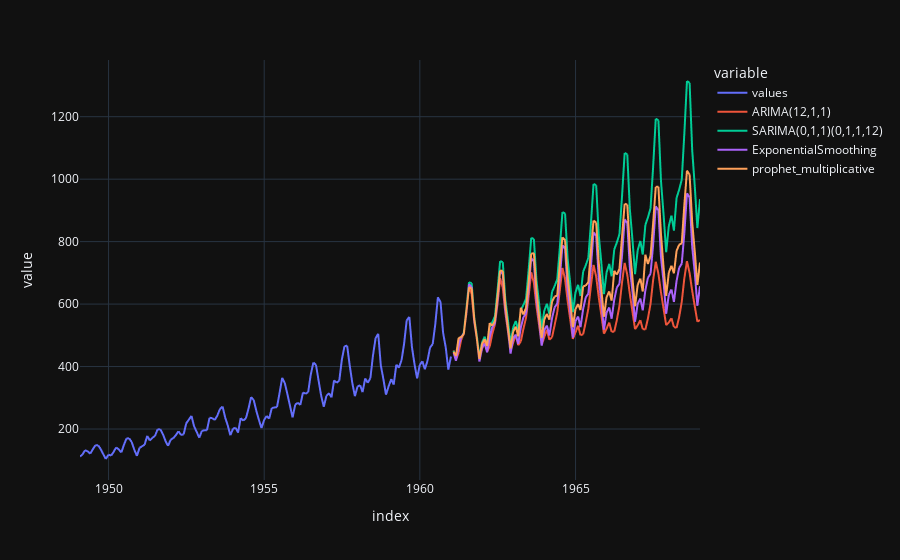

Notebook source saved alongside this figure:
### Markdown cell above
### SARIMA vs Exponential Smoothing vs Prophet

### Code cell
import numpy as np

df = series.to_frame()
df["values_log"] = np.log(df["values"])

df_forecast = utils.get_model_forecast(
    df, "values_log", order=(12, 1, 1), horizon=96, forecast_exp=True
)
df_forecast = utils.get_model_forecast(
    df_forecast,
    "values_log",
    order=(0, 1, 1),
    seasonal_order=(0, 1, 1, 12),
    horizon=96,
    forecast_exp=True,
)
df_forecast = utils.get_model_forecast_exponential_smoothing(
    df_forecast,
    "values",
    horizon=96,
    class_config={"trend": "add", "seasonal": "mul", "seasonal_periods": 12},
)
df_forecast = utils.get_model_forecast_prophet(
    df_forecast, "values", mode="multiplicative", horizon=96
)

df_forecast = df_forecast.drop(columns=["values_log"])
df_forecast.plot(color="variable")

### Figure 1 — Plotly figure (JSON) as saved in the notebook; plotly's stock layout.template omitted (floating-point values rounded to 4 significant figures; data arrays with more than 128 entries replaced by an {"elided": "..."} marker saying what was removed)
{"data": [{"hovertemplate": "variable=values<br>index=%{x}<br>value=%{y}<extra></extra>", "legendgroup": "values", "line": {"color": "#636efa", "dash": "solid"}, "marker": {"symbol": "circle"}, "mode": "lines", "name": "values", "showlegend": true, "type": "scattergl", "x": {"elided": "240 str values"}, "xaxis": "x", "y": {"elided": "240 int values"}, "yaxis": "y"}, {"hovertemplate": "variable=ARIMA(12,1,1)<br>index=%{x}<br>value=%{y}<extra></extra>", "legendgroup": "ARIMA(12,1,1)", "line": {"color": "#EF553B", "dash": "solid"}, "marker": {"symbol": "circle"}, "mode": "lines", "name": "ARIMA(12,1,1)", "showlegend": true, "type": "scattergl", "x": {"elided": "240 str values"}, "xaxis": "x", "y": {"elided": "240 float values"}, "yaxis": "y"}, {"hovertemplate": "variable=SARIMA(0,1,1)(0,1,1,12)<br>index=%{x}<br>value=%{y}<extra></extra>", "legendgroup": "SARIMA(0,1,1)(0,1,1,12)", "line": {"color": "#00cc96", "dash": "solid"}, "marker": {"symbol": "circle"}, "mode": "lines", "name": "SARIMA(0,1,1)(0,1,1,12)", "showlegend": true, "type": "scattergl", "x": {"elided": "240 str values"}, "xaxis": "x", "y": {"elided": "240 float values"}, "yaxis": "y"}, {"hovertemplate": "variable=ExponentialSmoothing<br>index=%{x}<br>value=%{y}<extra></extra>", "legendgroup": "ExponentialSmoothing", "line": {"color": "#ab63fa", "dash": "solid"}, "marker": {"symbol": "circle"}, "mode": "lines", "name": "ExponentialSmoothing", "showlegend": true, "type": "scattergl", "x": {"elided": "240 str values"}, "xaxis": "x", "y": {"elided": "240 float values"}, "yaxis": "y"}, {"hovertemplate": "variable=prophet_multiplicative<br>index=%{x}<br>value=%{y}<extra></extra>", "legendgroup": "prophet_multiplicative", "line": {"color": "#FFA15A", "dash": "solid"}, "marker": {"symbol": "circle"}, "mode": "lines", "name": "prophet_multiplicative", "showlegend": true, "type": "scattergl", "x": {"elided": "240 str values"}, "xaxis": "x", "y": {"elided": "240 float values"}, "yaxis": "y"}], "layout": {"legend": {"title": {"text": "variable"}, "tracegroupgap": 0}, "margin": {"t": 60}, "xaxis": {"anchor": "y", "domain": [0, 1], "title": {"text": "index"}}, "yaxis": {"anchor": "x", "domain": [0, 1], "title": {"text": "value"}}}}
